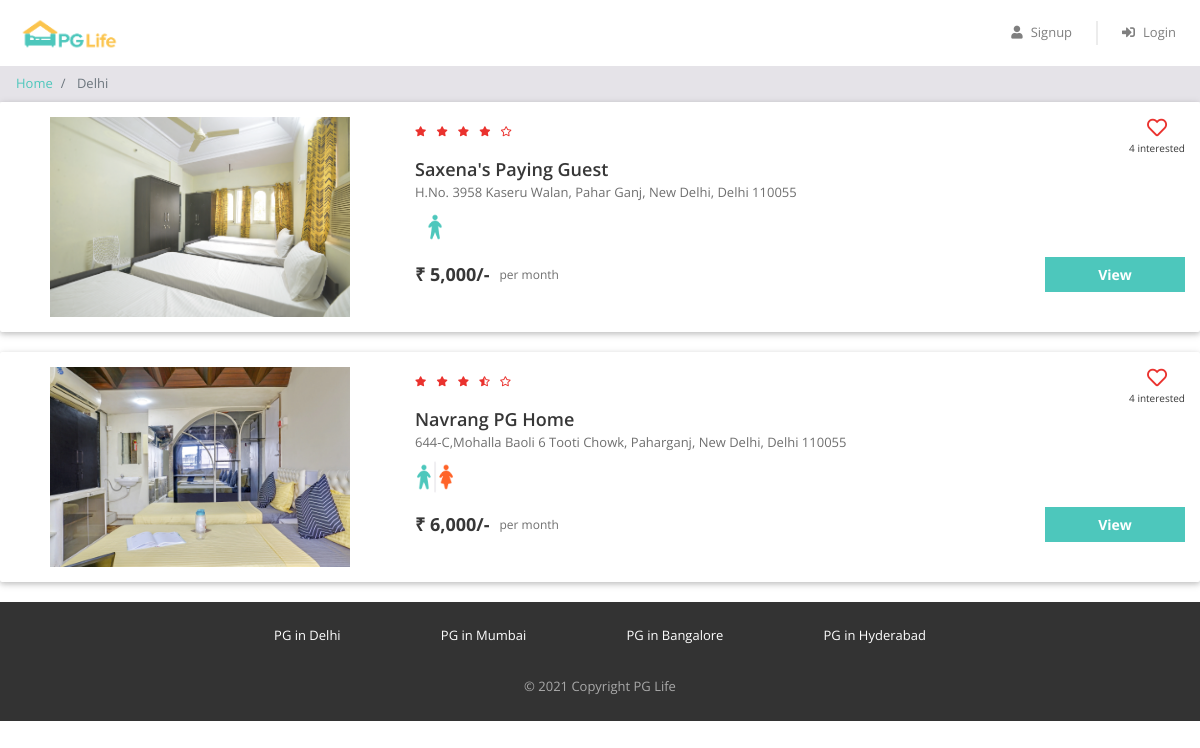
The app's page /property_list.php?city=Delhi with its own data.
### tables this page shows
CREATE TABLE `properties` (
  `id` int(11) NOT NULL,
  `city_id` int(11) NOT NULL,
  `name` varchar(255) NOT NULL,
  `address` varchar(255) NOT NULL,
  `description` varchar(255) NOT NULL,
  `gender` varchar(255) NOT NULL,
  `rent` int(11) NOT NULL,
  `rating_clean` float NOT NULL,
  `rating_food` float NOT NULL,
  `rating_safety` float NOT NULL
);

### property_list.php (the view, shortened to what this page needs)
<?php
require "includes/database_connect.php";
$city_name = $_GET["city"];
$sql_1 = "SELECT * FROM cities WHERE name = '$city_name'";
$result_1 = mysqli_query($conn, $sql_1);
$city = mysqli_fetch_assoc($result_1);
$city_id = $city['id'];
$sql_2 = "SELECT * FROM properties WHERE city_id = $city_id";
$result_2 = mysqli_query($conn, $sql_2);
$properties = mysqli_fetch_all($result_2, MYSQLI_ASSOC);
$sql_3 = "SELECT *
            FROM interested_users_properties iup
            INNER JOIN properties p ON iup.property_id = p.id
            WHERE p.city_id = $city_id";
$result_3 = mysqli_query($conn, $sql_3);
$interested_users_properties = mysqli_fetch_all($result_3, MYSQLI_ASSOC);
?>
<!DOCTYPE html>
<html lang="en">
<head>
    <?php
    include "includes/head_links.php";
    ?>
    <link href="css/property_list.css" rel="stylesheet" />
</head>
<body>
    <?php
    include "includes/header.php";
    ?>
    <nav aria-label="breadcrumb">
        <ol class="breadcrumb py-2">
            <li class="breadcrumb-item">
                <a href="index.php">Home</a>
            </li>
            <li class="breadcrumb-item active" aria-current="page">
                <?php echo $city_name; ?>
            </li>
        </ol>
    </nav>
        <?php
        foreach ($properties as $property) {
            $property_images = glob("img/properties/" . $property['id'] . "/*");
        ?>
            <div class="property-card property-id-<?= $property['id'] ?> row">
                <div class="image-container col-md-4">
                    <img src="<?= $property_images[0] ?>" />
                </div>
                <div class="content-container col-md-8">
                    <div class="row no-gutters justify-content-between">
                        <?php
                        $total_rating = ($property['rating_clean'] + $property['rating_food'] + $property['rating_safety']) / 3;
                        $total_rating = round($total_rating, 1);
                        ?>
                        <div class="star-container" title="<?= $total_rating ?>">
                            <?php
                            $rating = $total_rating;
                            for ($i = 0; $i < 5; $i++) {
                                if ($rating >= $i + 0.8) {
                            ?>
                                    <i class="fas fa-star"></i>
                                <?php
                                } elseif ($rating >= $i + 0.3) {
                                ?>
                                    <i class="fas fa-star-half-alt"></i>
                                <?php
                                } else {
                                ?>
                                    <i class="far fa-star"></i>
                            <?php
                                }
                            }
                            ?>
                        </div>
                        <div class="interested-container">
                            <?php
                            $interested_users_count = 0;
                            $is_interested = false;
                            foreach ($interested_users_properties as $interested_user_property) {
                                if ($interested_user_property['property_id'] == $property['id']) {
                                    $interested_users_count++;
                                }
                            }
                            if ($is_interested) {
                            ?>
                                <i class="is-interested-image fas fa-heart" property_id="<?= $property['id'] ?>"></i>
                            <?php
                            } else {
                            ?>
                                <i class="is-interested-image far fa-heart" property_id="<?= $property['id'] ?>"></i>
                            <?php
                            }
                            ?>
                            <div class="interested-text">
                                <span class="interested-user-count"><?= $interested_users_count ?></span> interested
                            </div>
                        </div>
                    </div>
                    <div class="detail-container">
                        <div class="property-name"><?= $property['name'] ?></div>
                        <div class="property-address"><?= $property['address'] ?></div>
                        <div class="property-gender">
                            <?php
                            if ($property['gender'] == "male") {
                            ?>
                                <img src="img/male.png" />
                            <?php
                            } elseif ($property['gender'] == "female") {
                            ?>
                                <img src="img/female.png" />
                            <?php
                            } else {
                            ?>
                                <img src="img/unisex.png" />
                            <?php
                            }
                            ?>
                        </div>
                    </div>
                    <div class="row no-gutters">
                        <div class="rent-container col-6">
                            <div class="rent">₹ <?= number_format($property['rent']) ?>/-</div>
                            <div class="rent-unit">per month</div>
                        </div>
                        <div class="button-container col-6">
                            <a href="property_detail.php?property_id=<?= $property['id'] ?>" class="btn btn-primary">View</a>
                        </div>
                    </div>
                </div>
            </div>
        <?php
        }
        ?>
    <?php
    include "includes/footer.php";
    ?>
</body>
</html>

### css/common.css (style rules this page uses)
* { box-sizing: border-box; font-family: 'Open Sans', sans-serif; }
body { color: #373737; font-size: 16px; position: relative; }
.btn-primary, .btn-warning, .btn-danger { color: white; font-weight: bold; }
.breadcrumb { background-color: #e5e3e8; font-size: 13px; border-radius: 0px; margin-bottom: 0px; }

### css/property_list.css (style rules this page uses)
.property-card { background-color: #ffffff; border-radius: 2px; padding: 15px 0px; margin: 0px auto 20px; box-shadow: 0 2px 5px 0 rgba(0, 0, 0, 0.16), 0 2px 10px 0 rgba(0, 0, 0, 0.12); }
.image-container { text-align: center; }
.image-container img { width: 100%; max-width: 300px; }
.star-container i { color: #EA322E; font-size: 10px; margin-right: 6px; }
.interested-container { text-align: center; }
.interested-container i { color: #EA322E; font-size: 20px; cursor: pointer; }
.interested-text { font-size: 10px; }
.detail-container { padding-bottom: 10px; }
.property-name { font-size: 18px; font-weight: 600; }
.property-address { color: #6f6f6f; font-size: 13px; padding-bottom: 5px; }
.property-gender img { width: 40px; }
.rent-container { display: flex; align-items: center; }
.rent { font-size: 18px; font-weight: bold; padding-right: 10px; }
.rent-unit { color: #6f6f6f; font-size: 12px; }
.button-container .btn { font-size: 14px; border-radius: 0px; width: 140px; float: right; }

### records on screen
properties: shows a picture, interested_users_count "4", name "Saxena's Paying Guest", address "H.No. 3958 Kaseru Walan, Pahar Ganj, New Delhi, Delhi 110055", rent "5,000"
properties: shows a picture, interested_users_count "4", name "Navrang PG Home", address "644-C,Mohalla Baoli 6 Tooti Chowk, Paharganj, New Delhi, Delhi 110055", rent "6,000"

### other values on screen
$city_name "Delhi"
